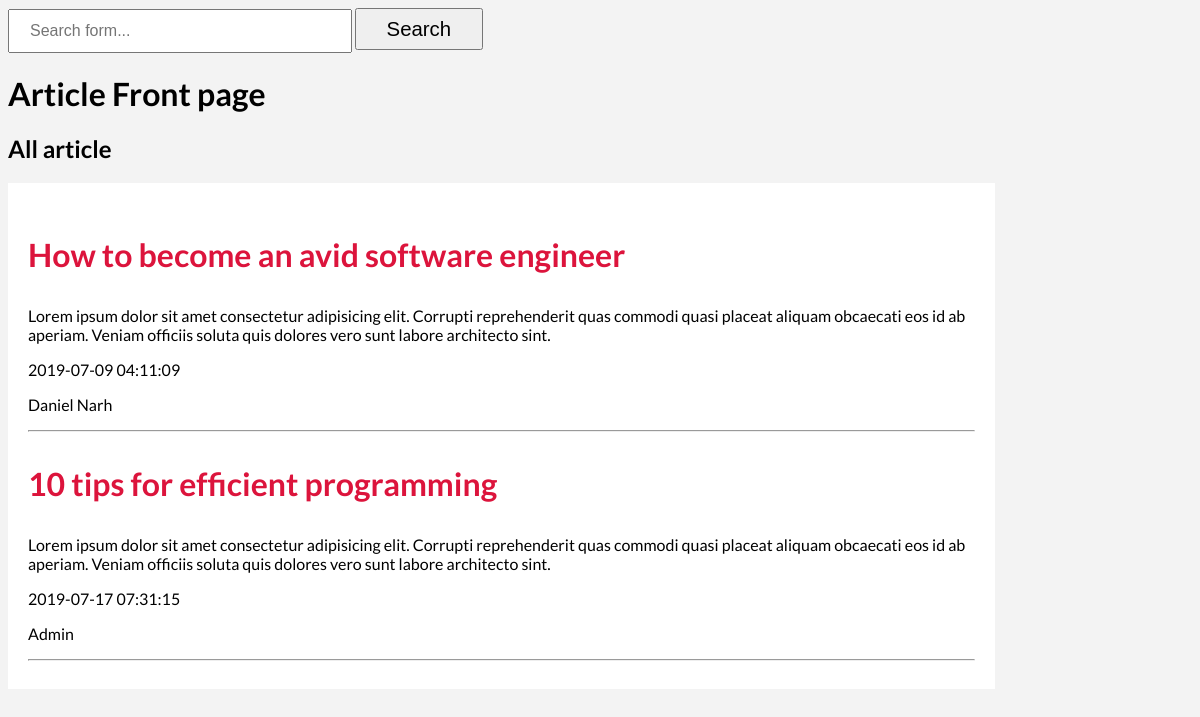
The page / on the database its author committed.
### tables this page shows
CREATE TABLE `article` (
  `article_id` int(11) NOT NULL,
  `article_title` varchar(255) NOT NULL,
  `article_content` text NOT NULL,
  `article_author` varchar(255) NOT NULL,
  `article_date` datetime NOT NULL
);

### index.php (the view, shortened to what this page needs)
<?php include_once("./header.php"); ?>
<body>
    <form action="search.php" method="post">
        <input type="text" name="search" placeholder="Search form...">
        <button type="submit" name="submit-search">Search</button>
    </form>
    <h1>Article Front page</h1>
    <h2>All article</h2>
    <div class="article-container">
        <?php
        $article_query = "SELECT * FROM article";
        $article_result = mysqli_query($conn, $article_query);
        if (mysqli_num_rows($article_result) > 0) {
            while ($row = mysqli_fetch_assoc($article_result)) {
                $article_title = $row['article_title'];
                $article_content = $row['article_content'];
                $article_date = $row['article_date'];
                $article_author = $row['article_author'];
                ?>
        <div class="article">
            <h3><?php echo $article_title; ?></h3>
            <p><?php echo $article_content; ?></p>
            <p><?php echo $article_date; ?></p>
            <p><?php echo $article_author; ?></p>
        </div>
        <hr>
        <?php
            }
        } else {
            echo "No articles yet!";
        }
        ?>
    </div>
</body>
<?php include_once("./footer.php"); ?>

### header.php (shortened to what this page needs)
<!DOCTYPE html>
<html lang="en">
<head>
    <link rel="stylesheet" href="style.css">
</head>

### footer.php
</html>

### style.css (style rules this page uses)
html { font-size: 100%; box-sizing: border-box; }
body { background: #f3f3f3; font-family: "Lato", sans-serif; }
.article-container { width: 80%; padding: 1.25rem; background: #fff; }
.article h3 { color: crimson; font-size: 2em; }
form input { width: 18.75em; padding: 0 1.25rem; height: 2.5em; font-size: 1rem; }
form button { width: 6.25em; height: 42px; font-size: 1.275rem; }

### rows shown on the page
article: article_title "How to become an avid software engineer", article_content "Lorem ipsum dolor sit amet consectetur adipisicing elit. Corrupti reprehenderit quas commodi quasi placeat aliquam obcaecati eos id ab aperiam. Veniam officiis soluta quis dolores vero sunt labore architecto sint.", article_date "2019-07-09 04:11:09", article_author "Daniel Narh"
article: article_title "10 tips for efficient programming", article_content "Lorem ipsum dolor sit amet consectetur adipisicing elit. Corrupti reprehenderit quas commodi quasi placeat aliquam obcaecati eos id ab aperiam. Veniam officiis soluta quis dolores vero sunt labore architecto sint.", article_date "2019-07-17 07:31:15", article_author "Admin"
